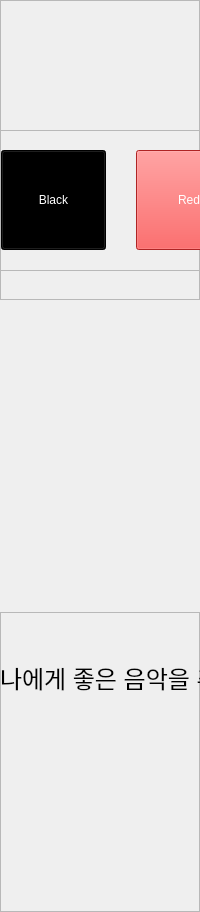
            <widget class="QWidget" name="page_draw">
             <layout class="QVBoxLayout" name="verticalLayout_32">
              <property name="leftMargin">
               <number>0</number>
              </property>
              <property name="topMargin">
               <number>0</number>
              </property>
              <property name="rightMargin">
               <number>0</number>
              </property>
              <property name="bottomMargin">
               <number>0</number>
              </property>
              <item>
               <widget class="QFrame" name="frame_55">
                <property name="minimumSize">
                 <size>
                  <width>0</width>
                  <height>300</height>
                 </size>
                </property>
                <property name="frameShape">
                 <enum>QFrame::StyledPanel</enum>
                </property>
                <property name="frameShadow">
                 <enum>QFrame::Raised</enum>
                </property>
                <widget class="QFrame" name="frame_57">
                 <property name="geometry">
                  <rect>
                   <x>0</x>
                   <y>130</y>
                   <width>1191</width>
                   <height>141</height>
                  </rect>
                 </property>
                 <property name="frameShape">
                  <enum>QFrame::StyledPanel</enum>
                 </property>
                 <property name="frameShadow">
                  <enum>QFrame::Raised</enum>
                 </property>
                 <layout class="QHBoxLayout" name="horizontalLayout_32">
                  <property name="spacing">
                   <number>30</number>
                  </property>
                  <property name="leftMargin">
                   <number>0</number>
                  </property>
                  <property name="topMargin">
                   <number>0</number>
                  </property>
                  <property name="rightMargin">
                   <number>0</number>
                  </property>
                  <property name="bottomMargin">
                   <number>0</number>
                  </property>
                  <item>
                   <widget class="QPushButton" name="btn_painter_color1">
                    <property name="minimumSize">
                     <size>
                      <width>100</width>
                      <height>100</height>
                     </size>
                    </property>
                    <property name="styleSheet">
                     <string notr="true">*{background:#000000;color:#FFFFFF;}</string>
                    </property>
                    <property name="text">
                     <string>Black</string>
                    </property>
                   </widget>
                  </item>
                  <item>
                   <widget class="QPushButton" name="btn_painter_color2">
                    <property name="minimumSize">
                     <size>
                      <width>100</width>
                      <height>100</height>
                     </size>
                    </property>
                    <property name="styleSheet">
                     <string notr="true">*{background:#F53333;color:#FFFFFF;}</string>
                    </property>
                    <property name="text">
                     <string>Red</string>
                    </property>
                   </widget>
                  </item>
                  <item>
                   <widget class="QPushButton" name="btn_painter_color3">
                    <property name="minimumSize">
                     <size>
                      <width>100</width>
                      <height>100</height>
                     </size>
                    </property>
                    <property name="styleSheet">
                     <string notr="true">*{background:#EE6A1F;color:#FFFFFF;}
</string>
                    </property>
                    <property name="text">
                     <string>Orange</string>
                    </property>
                   </widget>
                  </item>
                  <item>
                   <widget class="QPushButton" name="btn_painter_color4">
                    <property name="minimumSize">
                     <size>
                      <width>100</width>
                      <height>100</height>
                     </size>
                    </property>
                    <property name="styleSheet">
                     <string notr="true">*{background:#E7EA5B;color:#FFFFFF;}</string>
                    </property>
                    <property name="text">
                     <string>Yellow</string>
                    </property>
                   </widget>
                  </item>
                  <item>
                   <widget class="QPushButton" name="btn_painter_color5">
                    <property name="minimumSize">
                     <size>
                      <width>100</width>
                      <height>100</height>
                     </size>
                    </property>
                    <property name="styleSheet">
                     <string notr="true">*{background:#1ACB16;color:#FFFFFF;}</string>
                    </property>
                    <property name="text">
                     <string>Green</string>
                    </property>
                   </widget>
                  </item>
                  <item>
                   <widget class="QPushButton" name="btn_painter_color6">
                    <property name="minimumSize">
                     <size>
                      <width>100</width>
                      <height>100</height>
                     </size>
                    </property>
                    <property name="styleSheet">
                     <string notr="true">*{background:#4C25E8;color:#FFFFFF;}</string>
                    </property>
                    <property name="text">
                     <string>Blue</string>
                    </property>
                   </widget>
                  </item>
                  <item>
                   <widget class="QPushButton" name="btn_painter_color7">
                    <property name="minimumSize">
                     <size>
                      <width>100</width>
                      <height>100</height>
                     </size>
                    </property>
                    <property name="styleSheet">
                     <string notr="true">*{background:#B525E8;color:#FFFFFF;}</string>
                    </property>
                    <property name="text">
                     <string>Purple</string>
                    </property>
                   </widget>
                  </item>
                  <item>
                   <widget class="QPushButton" name="btn_painter_color8">
                    <property name="minimumSize">
                     <size>
                      <width>100</width>
                      <height>100</height>
                     </size>
                    </property>
                    <property name="styleSheet">
                     <string notr="true">*{background:#E8258E;color:#FFFFFF;}</string>
                    </property>
                    <property name="text">
                     <string>Pink</string>
                    </property>
                   </widget>
                  </item>
                  <item>
                   <widget class="QPushButton" name="btn_painter_color9">
                    <property name="minimumSize">
                     <size>
                      <width>100</width>
                      <height>100</height>
                     </size>
                    </property>
                    <property name="styleSheet">
                     <string notr="true">*{background:#ffffff;color:#000000;}</string>
                    </property>
                    <property name="text">
                     <string>White</string>
                    </property>
                   </widget>
                  </item>
                 </layout>
                </widget>
                <widget class="QPushButton" name="btn_painter_clear">
                 <property name="geometry">
                  <rect>
                   <x>1680</x>
                   <y>149</y>
                   <width>201</width>
                   <height>101</height>
                  </rect>
                 </property>
                 <property name="font">
                  <font>
                   <pointsize>18</pointsize>
                  </font>
                 </property>
                 <property name="text">
                  <string>전체 지우기</string>
                 </property>
                </widget>
               </widget>
              </item>
              <item>
               <widget class="QWidget" name="painter_widget" native="true">
                <property name="minimumSize">
                 <size>
                  <width>0</width>
                  <height>300</height>
                 </size>
                </property>
               </widget>
              </item>
              <item>
               <widget class="QFrame" name="frame_56">
                <property name="minimumSize">
                 <size>
                  <width>0</width>
                  <height>300</height>
                 </size>
                </property>
                <property name="frameShape">
                 <enum>QFrame::StyledPanel</enum>
                </property>
                <property name="frameShadow">
                 <enum>QFrame::Raised</enum>
                </property>
                <widget class="QLabel" name="label_22">
                 <property name="geometry">
                  <rect>
                   <x>0</x>
                   <y>50</y>
                   <width>860</width>
                   <height>30</height>
                  </rect>
                 </property>
                 <property name="font">
                  <font>
                   <pointsize>18</pointsize>
                  </font>
                 </property>
                 <property name="toolTipDuration">
                  <number>0</number>
                 </property>
                 <property name="text">
                  <string>나에게 좋은 음악을 추천해준 사람에게 고마운 마음을 전합니다.</string>
                 </property>
                </widget>
                <widget class="QPushButton" name="pushButton_53">
                 <property name="geometry">
                  <rect>
                   <x>1700</x>
                   <y>30</y>
                   <width>161</width>
                   <height>150</height>
                  </rect>
                 </property>
                 <property name="sizePolicy">
                  <sizepolicy hsizetype="Preferred" vsizetype="Preferred">
                   <horstretch>0</horstretch>
                   <verstretch>0</verstretch>
                  </sizepolicy>
                 </property>
                 <property name="minimumSize">
                  <size>
                   <width>0</width>
                   <height>150</height>
                  </size>
                 </property>
                 <property name="maximumSize">
                  <size>
                   <width>16777215</width>
                   <height>100</height>
                  </size>
                 </property>
                 <property name="font">
                  <font>
                   <pointsize>18</pointsize>
                  </font>
                 </property>
                 <property name="layoutDirection">
                  <enum>Qt::LeftToRight</enum>
                 </property>
                 <property name="text">
                  <string>답장하기</string>
                 </property>
                </widget>
               </widget>
              </item>
             </layout>
            </widget>
